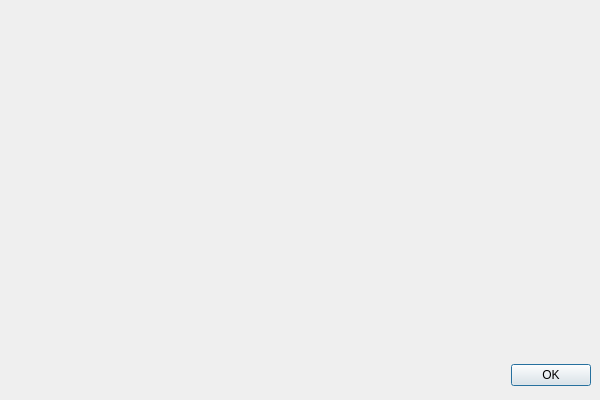
<?xml version="1.0" encoding="UTF-8"?>
<ui version="4.0">
 <class>AboutDialog</class>
 <widget class="QDialog" name="AboutDialog">
  <property name="windowModality">
   <enum>Qt::ApplicationModal</enum>
  </property>
  <property name="geometry">
   <rect>
    <x>0</x>
    <y>0</y>
    <width>600</width>
    <height>400</height>
   </rect>
  </property>
  <property name="sizePolicy">
   <sizepolicy hsizetype="Fixed" vsizetype="Fixed">
    <horstretch>0</horstretch>
    <verstretch>0</verstretch>
   </sizepolicy>
  </property>
  <property name="minimumSize">
   <size>
    <width>600</width>
    <height>400</height>
   </size>
  </property>
  <property name="maximumSize">
   <size>
    <width>600</width>
    <height>400</height>
   </size>
  </property>
  <property name="windowTitle">
   <string>Dialog</string>
  </property>
  <property name="modal">
   <bool>true</bool>
  </property>
  <widget class="QDialogButtonBox" name="buttonBox">
   <property name="geometry">
    <rect>
     <x>10</x>
     <y>360</y>
     <width>581</width>
     <height>31</height>
    </rect>
   </property>
   <property name="sizePolicy">
    <sizepolicy hsizetype="Maximum" vsizetype="Fixed">
     <horstretch>0</horstretch>
     <verstretch>0</verstretch>
    </sizepolicy>
   </property>
   <property name="orientation">
    <enum>Qt::Horizontal</enum>
   </property>
   <property name="standardButtons">
    <set>QDialogButtonBox::Ok</set>
   </property>
  </widget>
  <widget class="QLabel" name="image">
   <property name="geometry">
    <rect>
     <x>10</x>
     <y>10</y>
     <width>121</width>
     <height>121</height>
    </rect>
   </property>
   <property name="text">
    <string/>
   </property>
   <property name="pixmap">
    <pixmap resource="../../res/nifskope.qrc">:/res/nifskope.png</pixmap>
   </property>
  </widget>
  <widget class="QScrollArea" name="scrollArea">
   <property name="geometry">
    <rect>
     <x>130</x>
     <y>10</y>
     <width>464</width>
     <height>351</height>
    </rect>
   </property>
   <property name="frameShape">
    <enum>QFrame::NoFrame</enum>
   </property>
   <property name="widgetResizable">
    <bool>true</bool>
   </property>
   <widget class="QWidget" name="scrollAreaWidgetContents_3">
    <property name="geometry">
     <rect>
      <x>0</x>
      <y>0</y>
      <width>464</width>
      <height>351</height>
     </rect>
    </property>
    <layout class="QVBoxLayout" name="verticalLayout_2">
     <item>
      <widget class="QLabel" name="text">
       <property name="maximumSize">
        <size>
         <width>450</width>
         <height>1000</height>
        </size>
       </property>
       <property name="text">
        <string/>
       </property>
       <property name="textFormat">
        <enum>Qt::RichText</enum>
       </property>
       <property name="scaledContents">
        <bool>false</bool>
       </property>
       <property name="alignment">
        <set>Qt::AlignLeading|Qt::AlignLeft|Qt::AlignTop</set>
       </property>
       <property name="wordWrap">
        <bool>true</bool>
       </property>
       <property name="openExternalLinks">
        <bool>true</bool>
       </property>
      </widget>
     </item>
    </layout>
   </widget>
  </widget>
 </widget>
 <resources>
  <include location="../../res/nifskope.qrc"/>
 </resources>
 <connections>
  <connection>
   <sender>buttonBox</sender>
   <signal>accepted()</signal>
   <receiver>AboutDialog</receiver>
   <slot>accept()</slot>
   <hints>
    <hint type="sourcelabel">
     <x>248</x>
     <y>254</y>
    </hint>
    <hint type="destinationlabel">
     <x>157</x>
     <y>274</y>
    </hint>
   </hints>
  </connection>
  <connection>
   <sender>buttonBox</sender>
   <signal>rejected()</signal>
   <receiver>AboutDialog</receiver>
   <slot>reject()</slot>
   <hints>
    <hint type="sourcelabel">
     <x>316</x>
     <y>260</y>
    </hint>
    <hint type="destinationlabel">
     <x>286</x>
     <y>274</y>
    </hint>
   </hints>
  </connection>
 </connections>
</ui>
